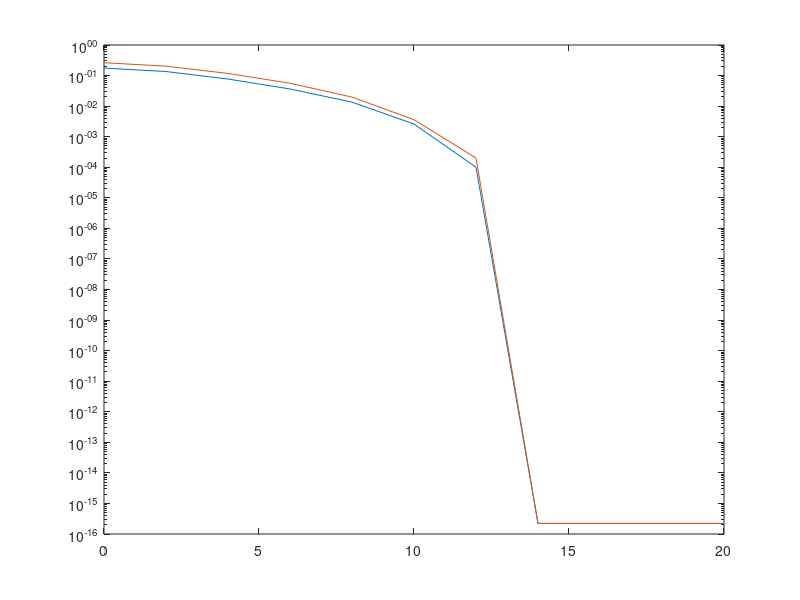

Reproduce this figure in MATLAB.
Lb = randi([10000 100000],1,1); % random Lb sequence
bergr=zeros(11,1);
sergr=zeros(11,1);
M = 4;
if (M == 4)
for SNR=0:2:20
    bersgr=0;
    sers=0;
    Lb = 10002;
    symbol_bits = log2(M); %kalo
    Lbnew= Lb + symbol_bits - (mod(Lb, symbol_bits));
    binary_series = randsrc (Lb, 1 ,[0 1]);
    bin2symbol = zeros(Lbnew / symbol_bits, 1);
    
    for i=1:Lb/log2(M)
        for j=1:symbol_bits
            bin2symbol(i) = bin2symbol(i) + binary_series(i*log2(M)-j+1)*2^(j-1); %mapping to 0 1 2 3
        end
    end
    s = zeros(length(bin2symbol),1);
    for i=1:length(bin2symbol)
        s(i) = 2*bin2symbol(i)-3;
    end
    
    constellation = zeros((log2(M)), 1);
    for i=1:M
        constellation(i)=2*i-1-M;%dianysma me ta simeia twn asterismwn
    end
    
    Tsymbol = 4;
    fc = 2.5;
    Tsample = 0.1;
    gt = sqrt(1/Tsymbol);
    % Diamorfwsi
    diamorfosi = zeros(4*length(s), 1);
    counter = 0;
    for i=1:4:length(diamorfosi)
        counter = counter+1;
        for t=0:3
            diamorfosi(i+t) = s(counter)*gt*cos(2*pi*fc*t);
        end
    end
    
    %%%%%%%%%%%%%%%%%%%%%%%%%%%%%%%%%%%%%%%%%%%%%%%%
    %       mple = repelem(mple , 4);
    
    Eb=((M^2-1)/3)/log2(M);
    stet=Eb/(2*(10^(SNR/10)));
    noise=sqrt(stet)*randn(size(diamorfosi));
    sg = diamorfosi + noise;
    distance=zeros(M, 1);
    fd=zeros(Lb/log2(M), 1);
    avga = zeros(length(sg),1);
    %Apodiamorfwtis
    for i=1:4:length(sg)
        for t=0:3
            avga(i) = avga(i)+ sg(i+t)*gt*cos(2*pi*fc*t);
        end
    end
    avga = avga(1:4:end);
    
    d=zeros(M,1);
    fd=zeros(Lb/log2(M),1);
    for i=1:size(avga)
        for j=1:M
            d(j)=sqrt((avga(i)-constellation(j))^2);
        end
        [fx, ifx]=min(d);
        fd(i,1)=constellation(ifx);
        outg(i,1)=ifx-1;
    end
    outs=dec2bin(outg);
    otp=zeros(Lb,1);
    for i=1:Lb/log2(M)
        for j=1:log2(M)
            otp((i-1)*log2(M)+j)=str2double(outs(i,j));
        end
    end
    %euresi ser
    for i=1:1:Lb/log2(M)
        if s(i)~=fd(i)
            sers=sers+1;
        end
    end
    sergr(SNR/2+1)=sers/(Lb/log2(M));
    %euresi ber
    for i=1:1:Lb
        if binary_series(i)~=otp(i)
            bersgr=bersgr+1;
        end
    end
    bergr(SNR/2+1)=bersgr/Lb;
    %aparaitites synthikes gia xrisi tis semilogy
    if bergr(SNR/2+1,1)<=0
        bergr(SNR/2+1,1)=eps;
    end
    if sergr(SNR/2+1,1)<=0
        sergr(SNR/2+1,1)=eps;
    end
    
end
end
%     aparaitites synthikes gia xrisi tis semilogy
semilogy(0:2:20,bergr(1:SNR/2+1));
hold on;
semilogy(0:2:20,sergr(1:SNR/2+1));
hold on;

